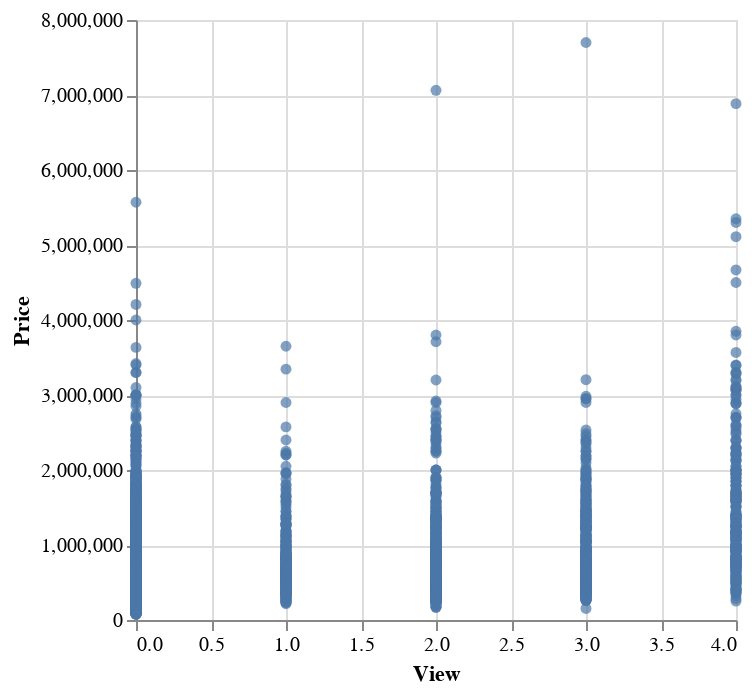

The notebook cell saved with this chart:
### Code cell
display(housing["view"].value_counts())

alt.Chart(housing).mark_circle().encode(
    alt.X('view', title='View'),
    alt.Y('price', title='Price')
)

### Figure 1 — Vega specification as saved in the notebook (floating-point values rounded to 4 significant figures; data arrays with more than 128 entries replaced by an {"elided": "..."} marker saying what was removed)
{"$schema": "https://vega.github.io/schema/vega/v5.json", "data": [{"name": "source_0", "values": {"elided": "20000 records"}}, {"name": "source_0_x_domain_view", "values": [{"min": 0, "max": 4}]}, {"name": "source_0_y_domain_price", "values": [{"min": 75000.0, "max": 7700000.0}]}], "marks": [{"type": "symbol", "name": "marks", "from": {"data": "source_0"}, "encode": {"update": {"y": {"field": "price", "scale": "y"}, "opacity": {"value": 0.7}, "shape": {"value": "circle"}, "fill": {"value": "#4c78a8"}, "x": {"field": "view", "scale": "x"}}}, "style": ["circle"]}], "scales": [{"name": "x", "type": "linear", "domain": [{"signal": "(data(\"source_0_x_domain_view\")[0] || {}).min"}, {"signal": "(data(\"source_0_x_domain_view\")[0] || {}).max"}], "range": [0, {"signal": "width"}], "zero": true, "nice": true}, {"name": "y", "type": "linear", "domain": [{"signal": "(data(\"source_0_y_domain_price\")[0] || {}).min"}, {"signal": "(data(\"source_0_y_domain_price\")[0] || {}).max"}], "range": [{"signal": "height"}, 0], "nice": true, "zero": true}], "axes": [{"scale": "x", "gridScale": "y", "labels": false, "zindex": 0, "grid": true, "maxExtent": 0, "domain": false, "orient": "bottom", "tickCount": {"signal": "ceil(width/40)"}, "minExtent": 0, "ticks": false, "aria": false}, {"scale": "y", "aria": false, "minExtent": 0, "ticks": false, "orient": "left", "domain": false, "grid": true, "maxExtent": 0, "gridScale": "x", "zindex": 0, "tickCount": {"signal": "ceil(height/40)"}, "labels": false}, {"scale": "x", "labelOverlap": true, "zindex": 0, "grid": false, "labelFlush": true, "orient": "bottom", "tickCount": {"signal": "ceil(width/40)"}, "title": "View"}, {"scale": "y", "zindex": 0, "orient": "left", "grid": false, "labelOverlap": true, "title": "Price", "tickCount": {"signal": "ceil(height/40)"}}], "height": 300, "width": 300, "background": "white", "padding": 5, "style": "cell"}
